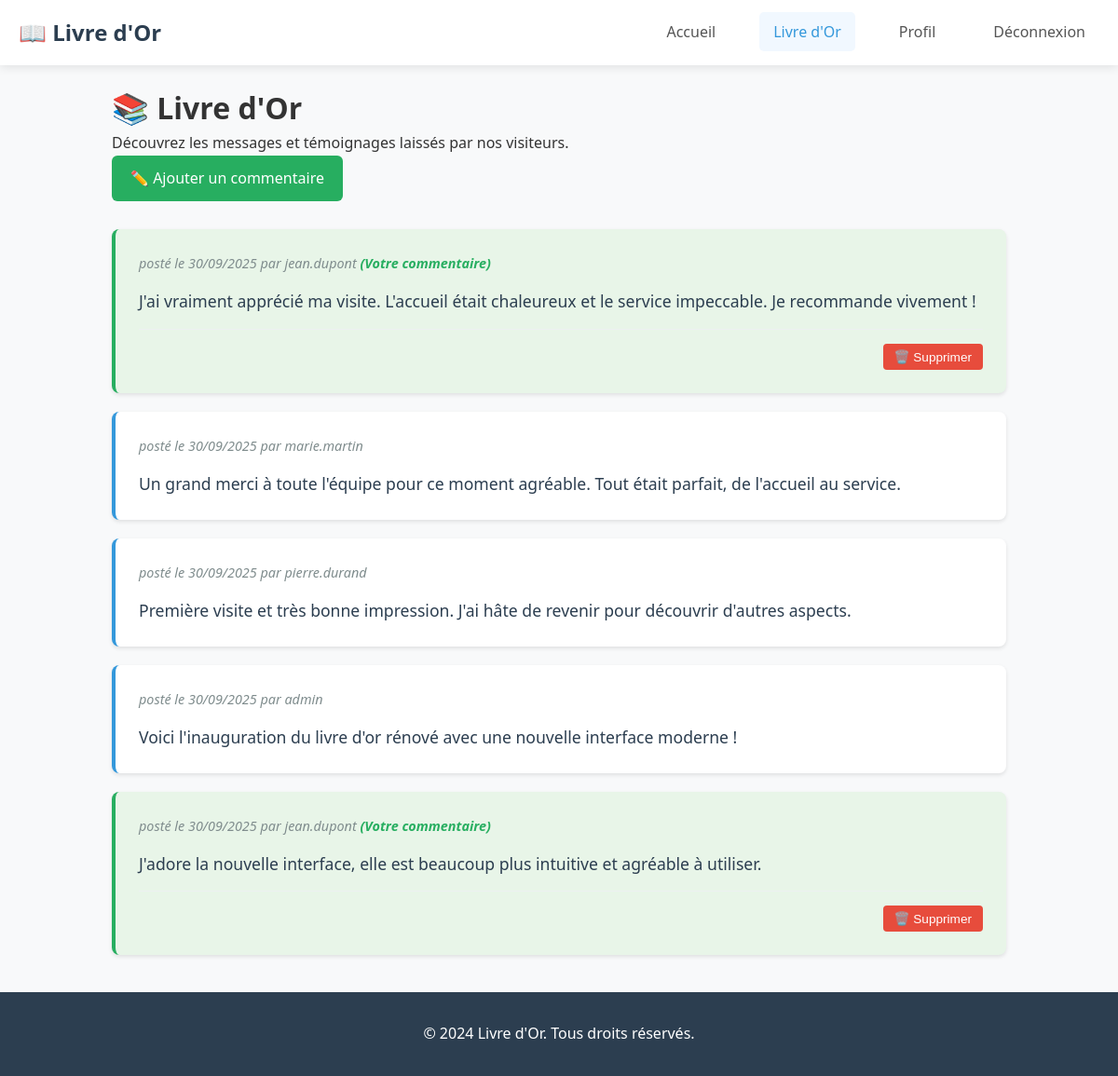
Screenshot of /livre-or.php (signed in) with the database file from the repository.
### tables this page shows
CREATE TABLE `commentaires` (
  `id` int NOT NULL AUTO_INCREMENT,
  `titre` varchar(255) NOT NULL,
  `commentaire` text NOT NULL,
  `id_utilisateur` int NOT NULL,
  `date_creation` timestamp NULL DEFAULT CURRENT_TIMESTAMP,
  `date_modification` timestamp NULL DEFAULT NULL ON UPDATE CURRENT_TIMESTAMP,
  `statut` enum('public','prive','modere') DEFAULT 'public',
  `note_appreciation` tinyint(1) DEFAULT NULL CHECK ((`note_appreciation` between 1 and 5)),
  PRIMARY KEY (`id`),
  KEY `id_utilisateur` (`id_utilisateur`),
  KEY `idx_date_creation` (`date_creation`),
  KEY `idx_statut` (`statut`),
  CONSTRAINT `commentaires_ibfk_1` FOREIGN KEY (`id_utilisateur`) REFERENCES `utilisateurs` (`id`) ON DELETE CASCADE
);

CREATE TABLE `utilisateurs` (
  `id` int NOT NULL AUTO_INCREMENT,
  `nom` varchar(100) NOT NULL,
  `prenom` varchar(100) NOT NULL,
  `login` varchar(255) NOT NULL,
  `mot_de_passe` varchar(255) NOT NULL,
  `date_inscription` timestamp NULL DEFAULT CURRENT_TIMESTAMP,
  `date_derniere_connexion` timestamp NULL DEFAULT NULL,
  `statut` enum('actif','inactif','suspendu') DEFAULT 'actif',
  PRIMARY KEY (`id`),
  UNIQUE KEY `login` (`login`),
  KEY `idx_login` (`login`),
  KEY `idx_nom_prenom` (`nom`,`prenom`),
  KEY `idx_date_inscription` (`date_inscription`)
);

### livre-or.php (the view, shortened to what this page needs)
<?php
try {
    $pdo = new PDO('mysql:host=localhost;dbname=livreor;charset=utf8', 'root', '');
    $pdo->setAttribute(PDO::ATTR_ERRMODE, PDO::ERRMODE_EXCEPTION);
} catch (PDOException $e) {
    die("Erreur de connexion à la base de données : " . $e->getMessage());
}
$utilisateur_connecte = isset($_SESSION['utilisateur_id']);
try {
    $stmt = $pdo->prepare("
        SELECT c.id, c.commentaire, c.date_creation, c.id_utilisateur, u.login
        FROM commentaires c
        JOIN utilisateurs u ON c.id_utilisateur = u.id
        WHERE c.statut = 'public'
        ORDER BY c.date_creation DESC
    ");
    $stmt->execute();
    $commentaires = $stmt->fetchAll(PDO::FETCH_ASSOC);
} catch (PDOException $e) {
    $commentaires = [];
    $erreur_db = "Erreur lors de la récupération des commentaires : " . $e->getMessage();
}
?>
<!DOCTYPE html>
<html lang="fr">
<head>
    <link rel="stylesheet" href="styles.css">
</head>
<body>
    <header>
        <nav class="navbar">
            <div class="nav-container">
                <div class="nav-logo">
                    <h2>📖 Livre d'Or</h2>
                </div>
                <ul class="nav-menu">
                    <li class="nav-item">
                        <a href="index.php" class="nav-link">Accueil</a>
                    </li>
                    <li class="nav-item">
                        <a href="livre-or.php" class="nav-link active">Livre d'Or</a>
                    </li>
                    <?php if ($utilisateur_connecte): ?>
                        <li class="nav-item">
                            <a href="profil.php" class="nav-link">Profil</a>
                        </li>
                        <li class="nav-item">
                            <a href="deconnexion.php" class="nav-link">Déconnexion</a>
                        </li>
                    <?php endif; ?>
                </ul>
            </div>
        </nav>
    </header>
    <main>
        <div class="livre-or-container">
            <h1>📚 Livre d'Or</h1>
            <p>Découvrez les messages et témoignages laissés par nos visiteurs.</p>
            <?php if ($utilisateur_connecte): ?>
                <a href="commentaire.php" class="add-comment-link">✏️ Ajouter un commentaire</a>
            <?php else: ?>
                <div class="login-prompt">
                    <p>Pour ajouter un commentaire, veuillez vous <a href="connexion.php">connecter</a> ou vous <a href="inscription.php">inscrire</a>.</p>
                </div>
            <?php endif; ?>
            <div class="commentaires-liste">
                <?php if (empty($commentaires)): ?>
                    <div class="no-comments">
                        <p>Aucun commentaire pour le moment. Soyez le premier à partager votre message !</p>
                    </div>
                <?php else: ?>
                    <?php foreach ($commentaires as $commentaire): ?>
                        <div class="commentaire-item <?php echo ($utilisateur_connecte && $commentaire['id_utilisateur'] == $_SESSION['utilisateur_id']) ? 'mes-commentaires' : ''; ?>">
                            <div class="commentaire-meta">
                                posté le <?php echo date('d/m/Y', strtotime($commentaire['date_creation'])); ?> par <?php echo htmlspecialchars($commentaire['login']); ?>
                                <?php if ($utilisateur_connecte && $commentaire['id_utilisateur'] == $_SESSION['utilisateur_id']): ?>
                                    <span style="color: #27ae60; font-weight: bold;">(Votre commentaire)</span>
                                <?php endif; ?>
                            </div>
                            <div class="commentaire-texte">
                                <?php echo nl2br(htmlspecialchars($commentaire['commentaire'])); ?>
                            </div>
                            <?php if ($utilisateur_connecte && $commentaire['id_utilisateur'] == $_SESSION['utilisateur_id']): ?>
                                <div class="commentaire-actions">
                                    <form method="POST" action="livre-or.php" style="display: inline;" onsubmit="return confirm('Êtes-vous sûr de vouloir supprimer ce commentaire ? Cette action est irréversible.');">
                                        <button type="submit" name="supprimer_commentaire" class="btn-delete">
                                            🗑️ Supprimer
                                        </button>
                                    </form>
                                </div>
                            <?php endif; ?>
                        </div>
                    <?php endforeach; ?>
                <?php endif; ?>
            </div>
        </div>
    </main>
    <footer>
        <div class="container">
            <p>&copy; 2024 Livre d'Or. Tous droits réservés.</p>
        </div>
    </footer>
</body>
</html>

### styles.css (style rules this page uses)
* { margin: 0; padding: 0; box-sizing: border-box; }
body { font-family: "Segoe UI", Tahoma, Geneva, Verdana, sans-serif; line-height: 1.6; color: #333; background-color: #f8f9fa; }
.container { max-width: 1200px; margin: 0 auto; padding: 0 20px; }
.navbar { background-color: #fff; box-shadow: 0 2px 10px rgba(0, 0, 0, 0.1); position: sticky; top: 0; z-index: 1000; }
.nav-container { max-width: 1200px; margin: 0 auto; padding: 0 20px; display: flex; justify-content: space-between; align-items: center; height: 70px; }
.nav-logo h2 { color: #2c3e50; font-size: 1.5rem; }
.nav-menu { display: flex; list-style: none; margin: 0; padding: 0; }
.nav-item { margin-left: 2rem; }
.nav-link { text-decoration: none; color: #555; font-weight: 500; padding: 10px 15px; border-radius: 5px; transition: all 0.3s ease; }
.nav-link:hover, .nav-link.active { color: #3498db; background-color: #f1f8ff; }
footer { background-color: #2c3e50; color: white; text-align: center; padding: 2rem 0; margin-top: auto; }

### livre-or.php (style rules this page uses)
.livre-or-container { max-width: 1000px; margin: 0 auto; padding: 20px; }
.commentaire-item { background: #fff; border-radius: 8px; padding: 25px; margin-bottom: 20px; box-shadow: 0 2px 4px rgba(0, 0, 0, 0.1); border-left: 4px solid #3498db; }
.commentaire-meta { font-size: 0.9em; color: #7f8c8d; margin-bottom: 15px; font-style: italic; }
.commentaire-texte { color: #2c3e50; line-height: 1.6; font-size: 1.1em; }
.add-comment-link { background: #27ae60; color: white; padding: 12px 20px; border-radius: 6px; text-decoration: none; display: inline-block; margin-bottom: 30px; transition: background-color 0.3s; }
.commentaire-actions { margin-top: 15px; padding-top: 15px; border-top: 1px solid #ecf0f1; text-align: right; }
.btn-delete { background-color: #e74c3c; color: white; border: none; padding: 6px 12px; border-radius: 4px; cursor: pointer; font-size: 0.85em; transition: background-color 0.3s; }
.mes-commentaires { background-color: #e8f5e8; border-left-color: #27ae60; }

### rows the page displays
commentaires: date_creation "30/09/2025", id_utilisateur.login "jean.dupont", shows "(Votre commentaire)", commentaire "J'ai vraiment apprécié ma visite. L'accueil était chaleureux et le service impeccable. Je recommande vivement !"
commentaires: date_creation "30/09/2025", id_utilisateur.login "marie.martin", commentaire "Un grand merci à toute l'équipe pour ce moment agréable. Tout était parfait, de l'accueil au service."
commentaires: date_creation "30/09/2025", id_utilisateur.login "pierre.durand", commentaire "Première visite et très bonne impression. J'ai hâte de revenir pour découvrir d'autres aspects."
commentaires: date_creation "30/09/2025", id_utilisateur.login "admin", commentaire "Voici l'inauguration du livre d'or rénové avec une nouvelle interface moderne !"
commentaires: date_creation "30/09/2025", id_utilisateur.login "jean.dupont", shows "(Votre commentaire)", commentaire "J'adore la nouvelle interface, elle est beaucoup plus intuitive et agréable à utiliser."
